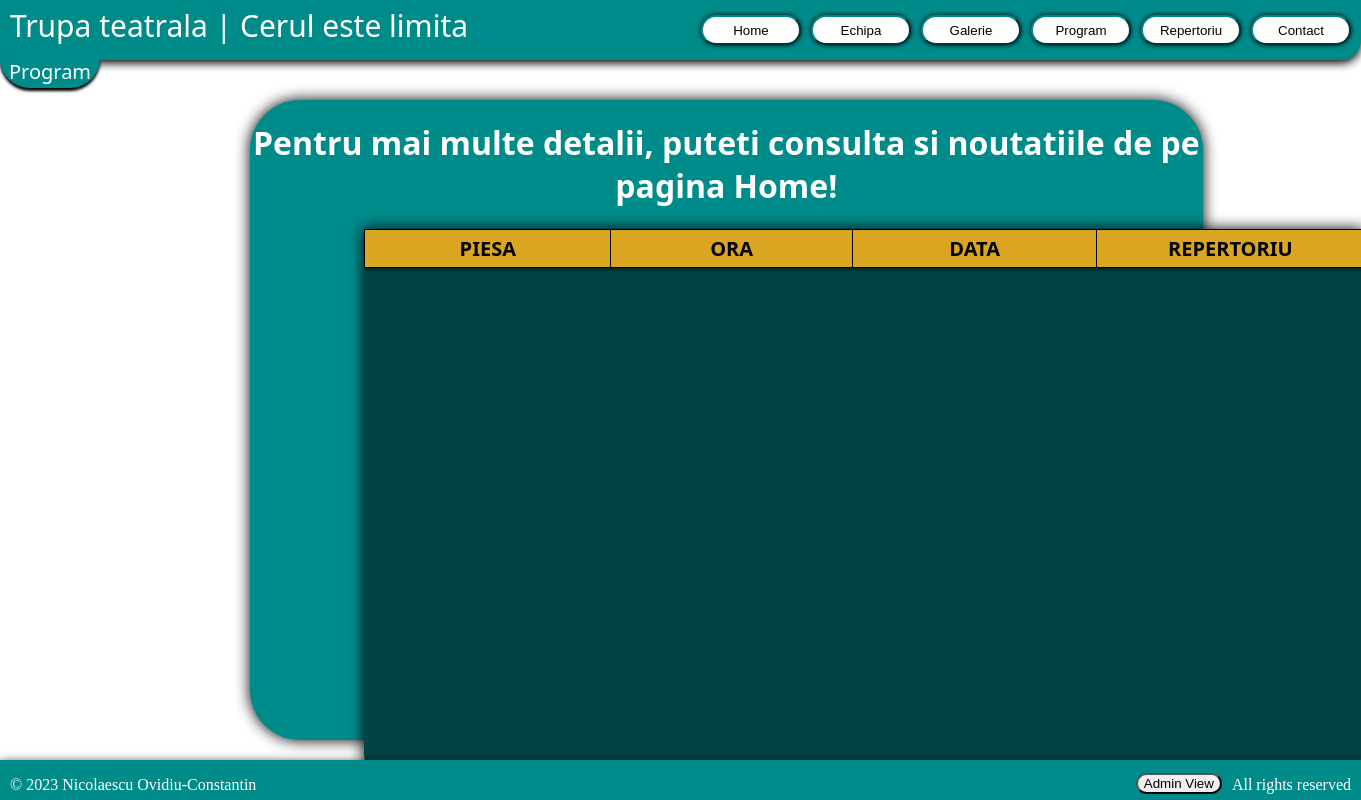
The app's page /program.php, older data.
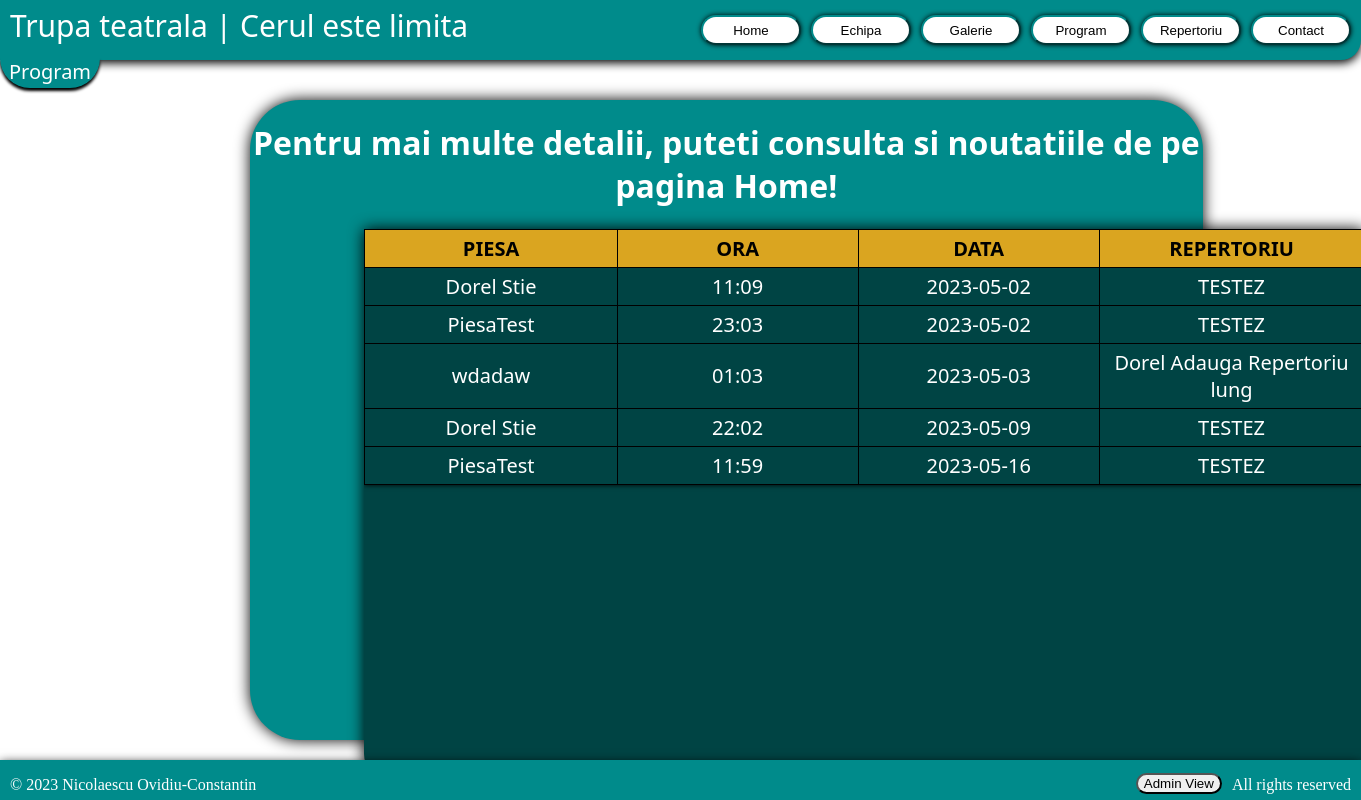
The same page, newer data.
### tables this page shows
CREATE TABLE `program` (
  `id` int(11) NOT NULL,
  `id_piesa` int(11) NOT NULL,
  `id_repertoriu` int(11) NOT NULL,
  `data` date NOT NULL,
  `ora` time NOT NULL
);

CREATE TABLE `piesa` (
  `id` int(11) NOT NULL,
  `id_repertoriu` int(11) NOT NULL,
  `nume` varchar(255) NOT NULL
);

CREATE TABLE `repertoriu` (
  `id` int(11) NOT NULL,
  `nume` varchar(255) NOT NULL
);

### program.php (the view, shortened to what this page needs)
<?php
require_once("connect.php");
?>
<p class = "currentPage">Program</p>
<div class = "displayProgram">
    <h1>Pentru mai multe detalii, puteti consulta si noutatiile de pe pagina Home!</h1>
    <div class="holderTabel">
        <table class = "tabel">
            <thead>
                <tr id = "fixedTableHead">
                    <th>PIESA</th>
                    <th>ORA</th>
                    <th>DATA</th>
                    <th>REPERTORIU</th>
                </tr>
            </thead>
            <tbody>
                <?php
                $stmt = $connect->prepare("SELECT p.nume AS piesa, r.nume AS repertoriu, pr.data, pr.ora
                                           FROM program pr
                                           JOIN piesa p ON pr.id_piesa = p.id
                                           JOIN repertoriu r ON pr.id_repertoriu = r.id ORDER BY data, ora;");
                $stmt->execute();
                $result = $stmt->get_result();
                while($row = $result->fetch_assoc()) {
                    $oraIntreaga = $row["ora"];
                    $ora = substr($oraIntreaga, 0 ,5);
                ?>
                    <tr>
                        <td><?php echo htmlspecialchars($row['piesa']); ?></td>
                        <td><?php echo htmlspecialchars($ora); ?></td>
                        <td><?php echo htmlspecialchars($row['data']); ?></td>
                        <td><?php echo htmlspecialchars($row['repertoriu']); ?></td>
                    </tr>
                <?php } ?>
            </tbody>
        </table>
    </div>
</div>
<?php
include "footer.php";
?>

Row changes from the older to the newer data that the page shows:
added program: id_piesa.nume "Dorel Stie", ora "11:09", data "2023-05-02", id_repertoriu.nume "TESTEZ"
added program: id_piesa.nume "PiesaTest", ora "23:03", data "2023-05-02", id_repertoriu.nume "TESTEZ"
added program: id_piesa.nume "wdadaw", ora "01:03", data "2023-05-03", id_repertoriu.nume "Dorel Adauga Repertoriu lung"
added program: id_piesa.nume "Dorel Stie", ora "22:02", data "2023-05-09", id_repertoriu.nume "TESTEZ"
added program: id_piesa.nume "PiesaTest", ora "11:59", data "2023-05-16", id_repertoriu.nume "TESTEZ"
